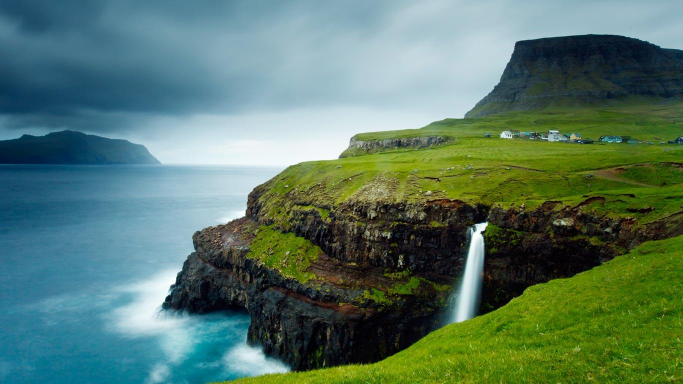
#> input picture SunglassesFilter/background.jpeg, 1366 x 768 px, found by its file name (shown at 1/2 size)
$ python backgroundMatting.py
#> lines starting #> are read from the running program, lines starting #| are printed output that depends on the picture; after the words box and inside, x2 and y2 are one past the last pixel; in counts of white or black regions, pixels touching at a corner belong together; pictures that were not available may be replaced by others from this repository, and a replacement may not be noted
'''
Instructions:

1 - Select the input_video and define the output_video [in __main__]
2 - Select the background [in __main__]
3 - Execute this script
4 - Select a square patch (click and maintain, draw rectangle, then release)
5 - Adjust the slider for the tolerance.
6 - Press y to launch.

'''

import cv2
import numpy as np

### Helpers
def mean_hue(image):
    return int(np.mean(cv2.cvtColor(image, cv2.COLOR_BGR2HSV)[:, :, 0]))

def transform(image, mean_color, tolerance_threshold):
    pass

### Callback functions
def color_patch_selector(action, x, y, flags, userdata):

    # Referencing global variables
    global mean_color, dummy, topleft, bottomright

    # Action to be taken when left mouse button is pressed
    if action==cv2.EVENT_LBUTTONDOWN:
        topleft = (x,y)
        # Mark the vertex
        cv2.circle(source, topleft, 1, (255, 0, 0), 2, cv2.LINE_AA)
        cv2.imshow("Patch selection", source)

    # Action to be taken when left mouse button is released
    elif action==cv2.EVENT_LBUTTONUP:
        bottomright = (x,y)
        # Mark the vertex
        cv2.circle(source, bottomright, 1, (255, 0, 0), 2, cv2.LINE_AA)

        # Draw selected patch
        cv2.rectangle(source, topleft, bottomright, (255, 0, 0), 2, cv2.LINE_AA)
        cv2.imshow("Patch selection", source)

        # Get the mean hue value of the selected patch
        patch = dummy[topleft[1]:bottomright[1], topleft[0]:bottomright[0]]
        mean_color = mean_hue(patch)

def hue_tolerance(*args):
    global tolerance
    tolerance = args[0]

if __name__ == "__main__":
    # I/O
    input_video = "greenscreen-asteroid.mp4"
    output_video = "background-asteroid.mp4"

    # Video Init
    cap = cv2.VideoCapture(input_video)
    w = int(cap.get(cv2.CAP_PROP_FRAME_WIDTH))
    h = int(cap.get(cv2.CAP_PROP_FRAME_HEIGHT))
    out = cv2.VideoWriter(output_video,cv2.VideoWriter_fourcc('M','J','P','G'), 20, (w, h))

    # Background
    background = cv2.imread("background.jpeg")
#> background is the input picture: shape (768, 1366, 3); mean B, G, R 103.3, 119.7, 88.3
    background = cv2.resize(background, dsize=(w, h), interpolation=cv2.INTER_AREA)
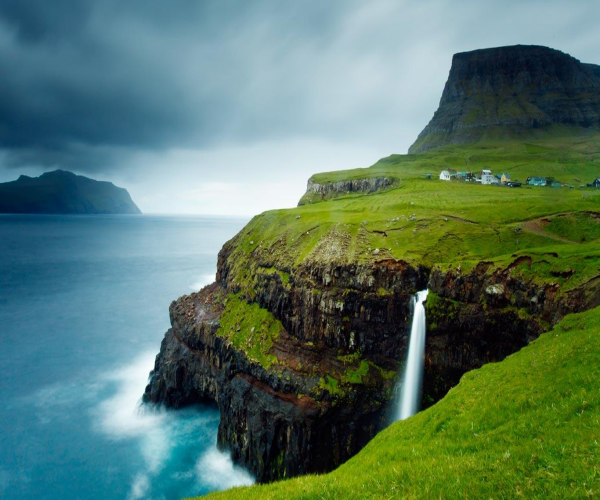
#> background: shape (500, 600, 3); mean B, G, R 103.3, 119.7, 88.3

    cv2.namedWindow("Patch selection", flags=cv2.WINDOW_NORMAL)
    instructions = "Select a square, adjust the tolerance then press y to confirm."

    # Callback parameters
    mean_color = 90 # middle of green hue value, initalization
    trackbar_name = "Tolerance value."
    tolerance = 1
    scale = 30

    # Frame from which to select the background
    _, source = cap.read()
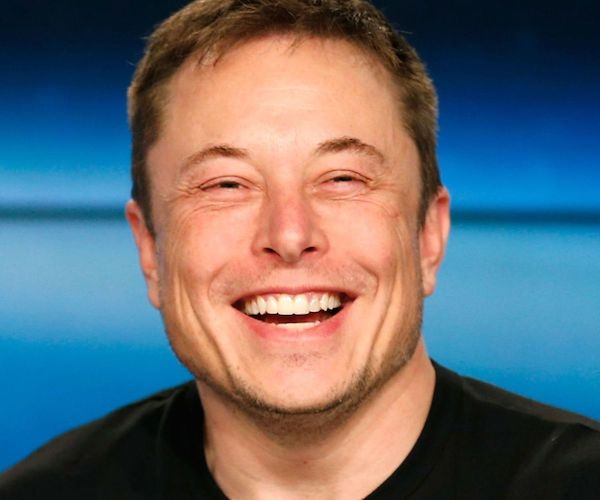
#> input picture SunglassesFilter/musk.jpg, 600 x 500 px, given in place of greenscreen-asteroid.mp4, which was not available
#> source is the input picture: shape (500, 600, 3); mean B, G, R 112.1, 105.5, 100.1
    dummy = source.copy()

    # Setting callbacks
    cv2.setMouseCallback("Patch selection", color_patch_selector)
    cv2.createTrackbar(trackbar_name, "Patch selection", tolerance, scale, hue_tolerance)

    k = 0
    cv2.putText(source, instructions, (5, 20), cv2.FONT_HERSHEY_SIMPLEX, 0.8,
        (0, 0, 255), 2)
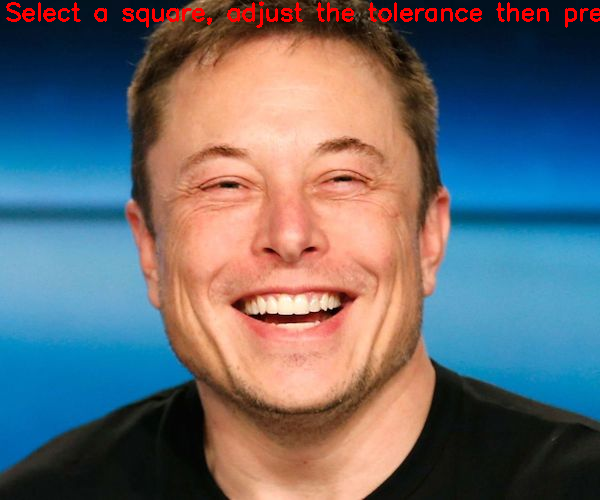
#> source: shape (500, 600, 3); 1.25% of pixels changed, all inside (x1, y1, x2, y2) = (6, 1, 600, 28)
    cv2.imshow("Patch selection", source)
    while k != ord("y") :
        # Here to exit
        k = cv2.waitKey(20) & 0xFF
#> (key Esc is pressed here)

    cv2.destroyWindow("Patch selection")

    cv2.namedWindow("Display", flags=cv2.WINDOW_NORMAL)
    while True:
        ret, frame = cap.read()
        if not ret:
            break

        hsv = cv2.cvtColor(frame, cv2.COLOR_BGR2HSV)

        # Upper-bound and lower bound for hue value
        lower_bound = (mean_color - tolerance, 120, 70)
        upper_bound = (mean_color + tolerance, 255, 255)

        # Replacing the background
        mask = cv2.inRange(hsv, lower_bound, upper_bound) # add morph. closing
        not_mask = cv2.bitwise_not(mask)
        mask = cv2.merge((mask, mask, mask))
        not_mask = cv2.merge((not_mask, not_mask, not_mask))

        fore = cv2.bitwise_and(frame, not_mask)
        back = cv2.bitwise_and(background, mask)
        result = cv2.add(fore, back)

        # Show
        cv2.imshow("Display", result)
        cv2.waitKey(10)

        # Writing video
        out.write(result)

    # Clean-up
    cv2.destroyWindow("Display")
    cap.release()
    out.release()
